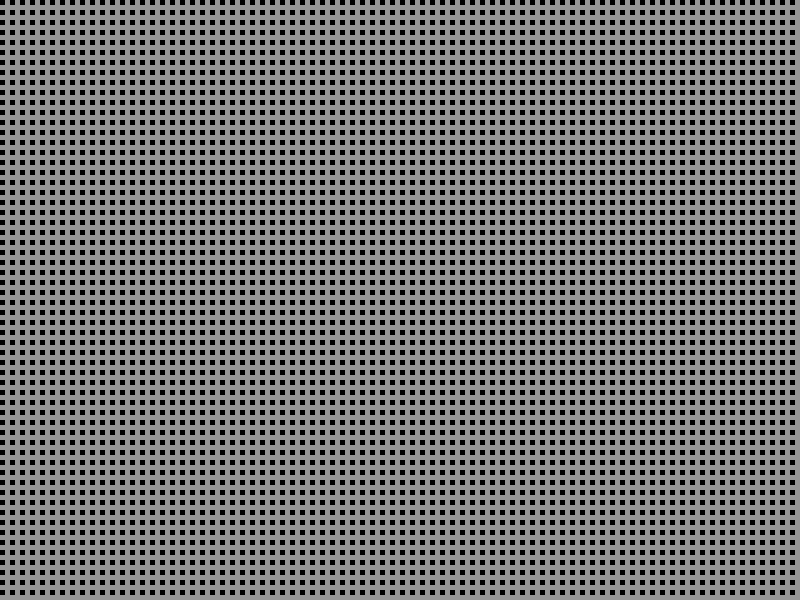
Frame 1 (no input)
Frame 60 (the mouse pressed at the canvas centre just before this capture): identical to frame 1, image omitted
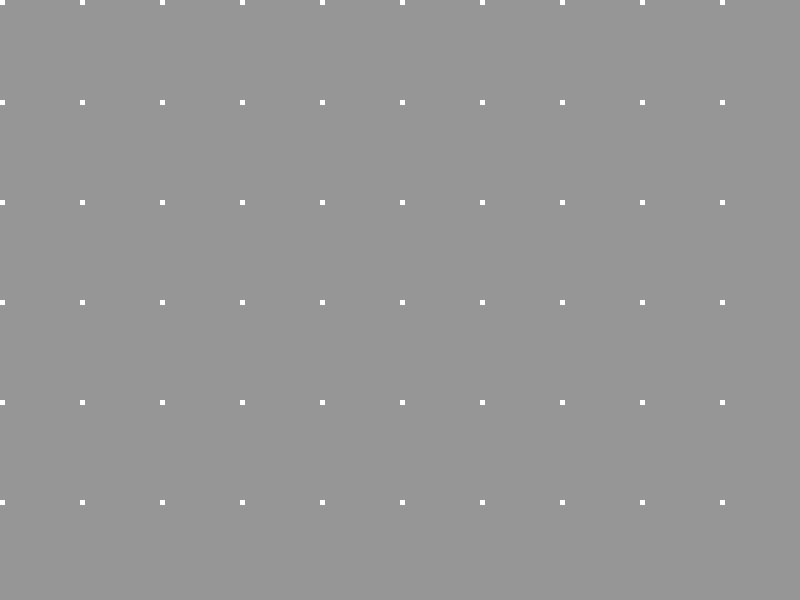
Frame 120 (the mouse held since frame 60 and released just before this capture)

The Processing sketch that drew these frames (run headless with seeded random() and noise(); from frame 60 on, the mouse is pressed at the canvas centre):

// Processing sketch: processing_162821
// ── processing_162821.pde

void setup(){
  size(800,600);
  background(150);
  frameRate(30);
  
}


float b=10;
float a=10;
float c=0;
float d=0;
float e=0;
float f=5;
float g=5;
void draw() {
  background(150);
  noStroke();
  //if(mousePressed){
    //float a=mouseX/6;
    //float b=mouseY/4;
    //float c=mouseY/30;
    //float d=mouseX/40;
  
for(float y=0;y<625;y=y+b){
     //fill(random(0,255));
   for(float x=0;x<800;x=x+a){
    fill(c,d,e);
 
  rect(x,y,f,g);
  
 

}
}  
  }
  void mousePressed(){
    b=mouseY/3;
    a=mouseX/5;
    c=mouseX;
    d=mouseY;
    e=mouseX*mouseY/100;
   
  }
  
  void keyPressed(){
  if (keyCode == RIGHT){
  f=f+5;
  }  
  else if (keyCode==LEFT){
  f=f-5;
  }
  else if(keyCode==DOWN){
   g=g+5;  
  }
  else if(keyCode==UP){
   g=g-5;  
  }
  } 
